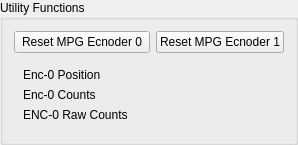
                      <widget class="QGroupBox" name="groupBox_21">
                       <property name="minimumSize">
                        <size>
                         <width>0</width>
                         <height>50</height>
                        </size>
                       </property>
                       <property name="title">
                        <string>Utility Functions</string>
                       </property>
                       <layout class="QGridLayout" name="gridLayout_31">
                        <item row="0" column="1">
                         <widget class="HalButton" name="halbtn_resetEnc1">
                          <property name="text">
                           <string>Reset MPG Ecnoder 1</string>
                          </property>
                         </widget>
                        </item>
                        <item row="0" column="0">
                         <widget class="HalButton" name="halbtn_resetEnc0">
                          <property name="text">
                           <string>Reset MPG Ecnoder 0</string>
                          </property>
                         </widget>
                        </item>
                        <item row="1" column="0">
                         <widget class="QWidget" name="widget_21" native="true">
                          <property name="minimumSize">
                           <size>
                            <width>0</width>
                            <height>20</height>
                           </size>
                          </property>
                          <layout class="QGridLayout" name="gridLayout_32">
                           <item row="1" column="1">
                            <widget class="HalLabel" name="enc0_counts">
                             <property name="textFormat" stdset="0">
                              <string>%d</string>
                             </property>
                             <property name="pinType" stdset="0">
                              <enum>HalLabel::s32</enum>
                             </property>
                            </widget>
                           </item>
                           <item row="2" column="0">
                            <widget class="QLabel" name="label_25">
                             <property name="text">
                              <string>ENC-0 Raw Counts</string>
                             </property>
                            </widget>
                           </item>
                           <item row="0" column="0">
                            <widget class="QLabel" name="label_23">
                             <property name="text">
                              <string>Enc-0 Position</string>
                             </property>
                            </widget>
                           </item>
                           <item row="0" column="1">
                            <widget class="HalLabel" name="enc0_position">
                             <property name="textFormat" stdset="0">
                              <string>%.3f</string>
                             </property>
                            </widget>
                           </item>
                           <item row="1" column="0">
                            <widget class="QLabel" name="label_24">
                             <property name="text">
                              <string>Enc-0 Counts</string>
                             </property>
                            </widget>
                           </item>
                           <item row="2" column="1">
                            <widget class="HalLabel" name="enc0_raw_counts">
                             <property name="textFormat" stdset="0">
                              <string>%d</string>
                             </property>
                             <property name="pinType" stdset="0">
                              <enum>HalLabel::s32</enum>
                             </property>
                            </widget>
                           </item>
                          </layout>
                         </widget>
                        </item>
                       </layout>
                      </widget>
